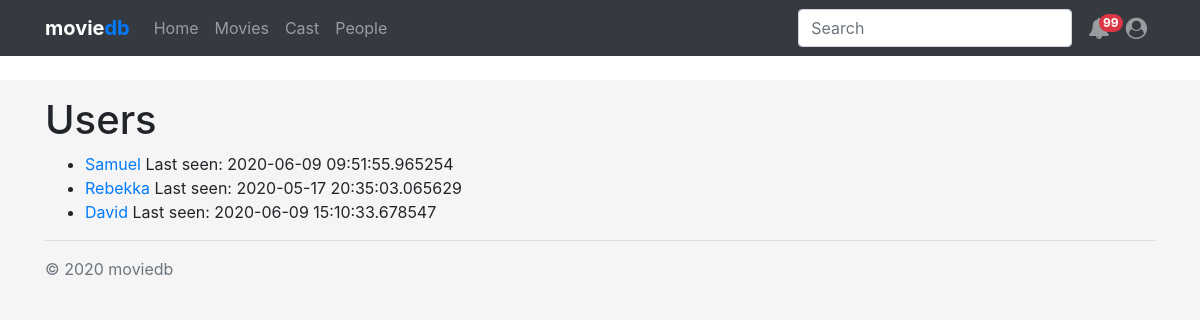
Screenshot of /users (signed in) with the database file from the repository.
### app/models.py (models this page shows, shortened)
class User(UserMixin, db.Model):
    id = db.Column(db.Integer, primary_key=True)
    username = db.Column(db.String(64), index=True, unique=True)
    email = db.Column(db.String(120), index=True, unique=True)
    password_hash = db.Column(db.String(128))
    about_me = db.Column(db.String(140))
    last_seen = db.Column(db.DateTime, default=datetime.utcnow)

### app/main/routes.py (the view)
@bp.route("/users")
@login_required
def users():
    users = User.query.all()
    return render_template("users.html", title="Users", users=users)

### app/main/routes.py (called while the page is built)
@bp.before_request
def before_request():
    if current_user.is_authenticated:
        current_user.last_seen = datetime.utcnow()
        db.session.commit()

### app/models.py (called while the page is built)
@login.user_loader
def load_user(id):
    return User.query.get(int(id))

    @classmethod
    def before_commit(cls, session):
        session._changes = {
            'add': list(session.new),
            'update': list(session.dirty),
            'delete': list(session.deleted)
        }

    @classmethod
    def after_commit(cls, session):
        for obj in session._changes['add']:
            if isinstance(obj, SearchableMixin):
                add_to_index(obj.__tablename__, obj)
        for obj in session._changes['update']:
            if isinstance(obj, SearchableMixin):
                add_to_index(obj.__tablename__, obj)
        for obj in session._changes['delete']:
            if isinstance(obj, SearchableMixin):
                remove_from_index(obj.__tablename__, obj)
        session._changes = None

### app/templates/users.html (shortened to what this page needs)
{% extends "base.html" %}
{% block content %}
<h1>Users</h1>
<ul>
    {% for user in users %}
    <li><a href="{{ url_for('main.user', username=user.username) }}">{{ user.username }}</a> Last seen: {{ user.last_seen }}</li>
    {% endfor %}
</ul>
{% endblock %}

### app/templates/base.html (style rules this page uses)
body { background-color: #f5f5f5; }

### rows the page displays
User: username "Samuel", last_seen "2020-06-09 09:51:55.965254"
User: username "Rebekka", last_seen "2020-05-17 20:35:03.065629"
User: username "David", last_seen "2020-06-09 15:10:33.678547"
